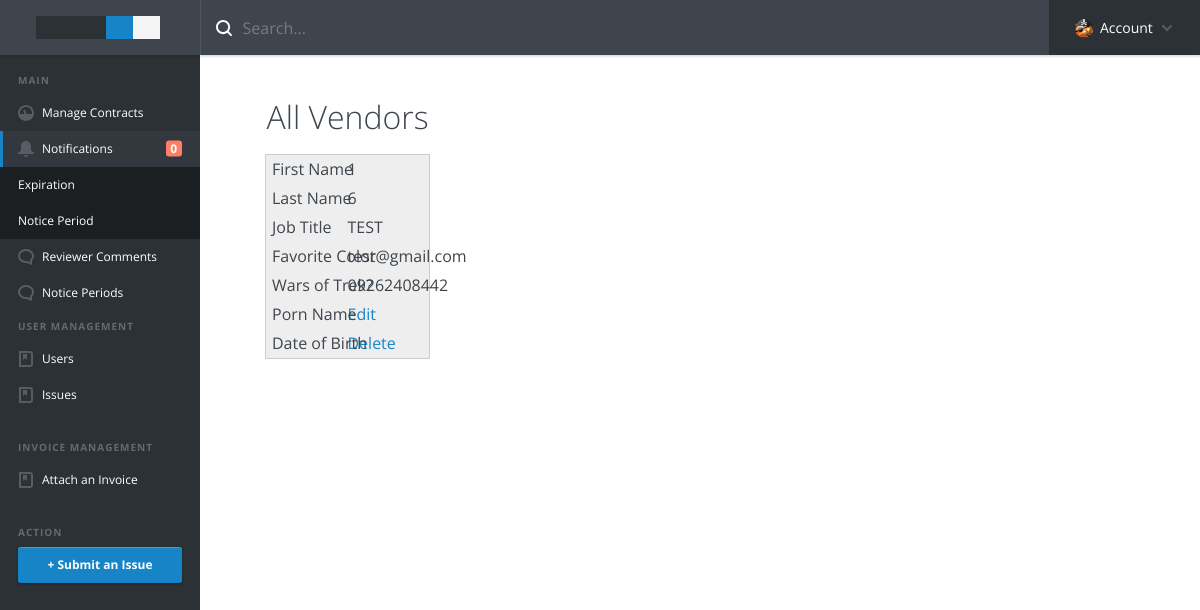
Page /index.php?view_all_vendor (signed in) on the earlier database version.
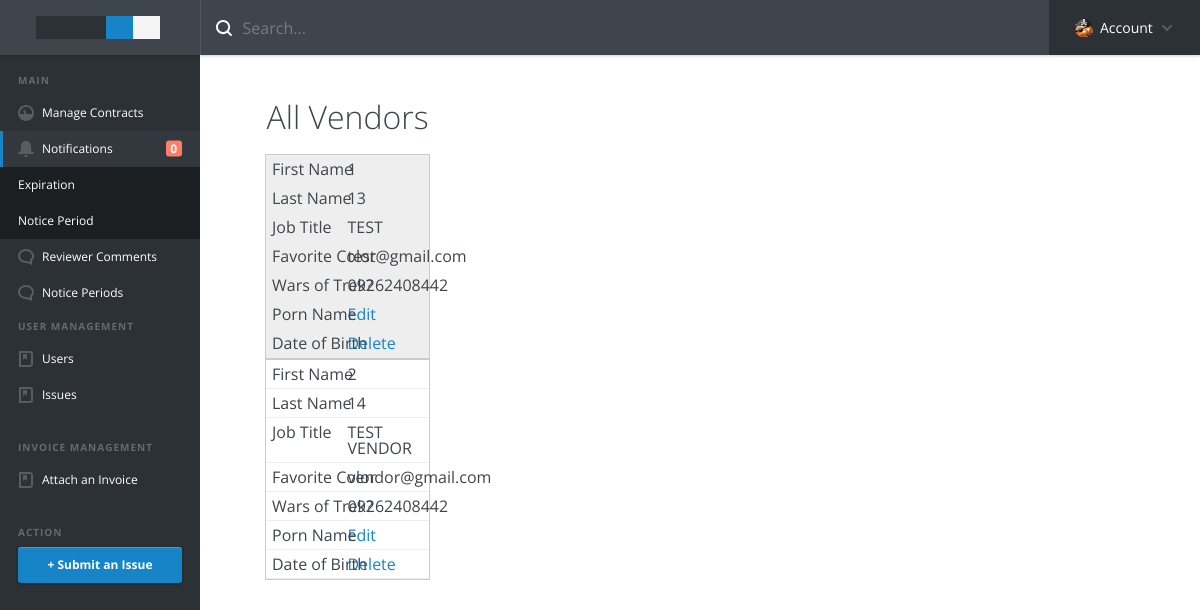
Same page on the later database version.
### tables this page shows
CREATE TABLE `vendor` (
  `vendor_id` int(12) NOT NULL,
  `contact_name` varchar(255) NOT NULL,
  `email` varchar(255) NOT NULL,
  `phone_no` varchar(13) NOT NULL,
  `role_id` int(11) NOT NULL DEFAULT 2
);

### view_all_vendor.php (the view, shortened to what this page needs)
<div id="page-wrap">
	<h1>All Vendors</h1>
	<table>
		<tbody>
			<?php
			$get_vendor = "select * from vendor";
			$result_vendor = mysqli_query($conn, $get_vendor);
			$i = 0;
			if (mysqli_num_rows($result_vendor) == 0) {
				echo "<td>No Vendors Listed</td>";
			} else {
				while ($row_vendor = mysqli_fetch_array($result_vendor)) {
					$id = $row_vendor['vendor_id'];
					$name = $row_vendor['contact_name'];
					$email = $row_vendor['email'];
					$contact = $row_vendor['phone_no'];
					$i++;
					?>
					<tr>
						<td>
							<?php echo $i; ?>
						</td>
						<td>
							<?php echo $id; ?>
						</td>
						<td>
							<?php echo $name; ?>
						</td>
						<td>
							<?php echo $email; ?>
						</td>
						<td>
							<?php echo $contact; ?>
						</td>
						<td><a href="index.php?edit_vendor=<?php echo $id; ?>">Edit</a></td>
						<td><a href="delete_vendor.php?delete_vendor=<?php echo $id; ?>">Delete</a></td>
					</tr>
					<?php
				}
			}
			?>
		</tbody>
	</table>
</div>

Differences in the rows shown:
removed vendor: vendor_id "6", contact_name "TEST", email "test@gmail.com", phone_no "09262408442"
added vendor: vendor_id "13", contact_name "TEST", email "test@gmail.com", phone_no "09262408442"
added vendor: vendor_id "14", contact_name "TEST VENDOR", email "vendor@gmail.com", phone_no "09262408442"
